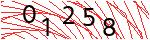
#> input picture captcha_images/01258.jpg, 150 x 40 px; its folder holds only this picture in this run
$ python Splitting_images_to_digits.py
#> lines starting #> are read from the running program, lines starting #| are printed output that depends on the picture; after the words box and inside, x2 and y2 are one past the last pixel; in counts of white or black regions, pixels touching at a corner belong together
import cv2
import matplotlib.pyplot as plt
import numpy as np
import os
import sys
counter = 0

if getattr(sys, 'frozen', False):
    # Running as compiled .exe
    base_path = os.path.dirname(sys.executable)
else:
    # Running as script
    base_path = os.path.dirname(os.path.abspath(__file__))

data_dir = os.path.join(base_path, "captcha_images")
for i, file in enumerate(os.listdir(data_dir)):
    image = cv2.imread(os.path.join(data_dir, file))
#> image is the input picture: shape (40, 150, 3); mean B, G, R 198.2, 198.1, 221.6
    red_channel = image[:, :, 2]
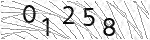
#> red_channel: shape (40, 150); min 0, max 255, mean 221.6
    ret, clean_image = cv2.threshold(red_channel, 80, 255, cv2.THRESH_BINARY_INV)
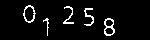
#> clean_image: shape (40, 150); 5.3% white in thin lines or dots, all inside (x1, y1, x2, y2) = (23, 5, 115, 36)
    contours, heirarchy = cv2.findContours(clean_image, cv2.RETR_EXTERNAL, cv2.CHAIN_APPROX_SIMPLE)
#> contours = 5 contours, 1 with area under 20; largest, box (x1, y1, x2, y2) and area: (23, 5, 36, 23) 147, (104, 18, 115, 36) 136, (84, 8, 94, 26) 32, (63, 6, 74, 24) 29
    contours = sorted(contours, key=lambda ctr: cv2.boundingRect(ctr)[0])

    preprocessed_digits = []
    for c in contours:
        x,y,w,h = cv2.boundingRect(c)

        # Creating a rectangle around the digit in the original image (for displaying the digits fetched via contours)
        #adding or subtracting pixels to get the complete digit in the rectangle
        cv2.rectangle(clean_image, (x - 3,y - 3), (x+w+ 2, y+h + 2), color=(0, 255, 0), thickness=2)

        digit = clean_image[y:y+h, x:x+w]

        # Resizing that digit to (18, 18)
        resized_digit = cv2.resize(digit, (18,18))

        # Padding the digit with 5 pixels of black color
        padded_digit = np.pad(resized_digit, ((5,5),(5,5)), "constant", constant_values=0)
        preprocessed_digits.append(padded_digit)
#> this loop made 5 passes
#> (x, y, w) on passes 1 to 5: (23, 5, 13), (43, 18, 6), (63, 6, 11), (84, 8, 10), (104, 18, 11)
#> pass 1, `padded_digit = np.pad(resized_digit, ((5,5),(5,5)), "constant", consta..`:
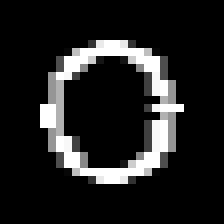
#> padded_digit: shape (28, 28) (shown 8 times larger); min 0, max 255, mean 32.9
#> pass 2, `padded_digit = np.pad(resized_digit, ((5,5),(5,5)), "constant", consta..`:
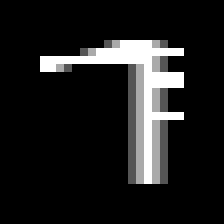
#> padded_digit: shape (28, 28) (shown 8 times larger); min 0, max 255, mean 29.3
#> pass 3, `padded_digit = np.pad(resized_digit, ((5,5),(5,5)), "constant", consta..`:
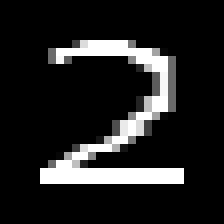
#> padded_digit: shape (28, 28) (shown 8 times larger); min 0, max 255, mean 33.2
#> after the loop, preprocessed_digits = 5 items

    for j, digit in enumerate(preprocessed_digits):
        cv2.imwrite(os.path.join((os.path.join(base_path, "Single_digit_samples")), f"{file[j]}_{counter}.jpg"), digit)
        counter += 1
        print(f"i is {i}")
        print(f"j is {j}")
#> this loop made 5 passes
#| i is 0
#| j is 0
#| i is 0
#| j is 1
#| i is 0
#| j is 2
#| i is 0
#| j is 3
#| i is 0
#| j is 4
#> after the loop, counter = 5

$ run again, on captcha_images/03851.jpg
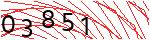
#> input picture captcha_images/03851.jpg, 150 x 40 px
#> image is the input picture: shape (40, 150, 3); mean B, G, R 198.2, 198.1, 222.2
#> `ret, clean_image = cv2.threshold(red_channel, 80, 255, cv2.THRESH_BINA..`:
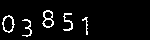
#> clean_image: shape (40, 150); 5.4% white in thin lines or dots, all inside (x1, y1, x2, y2) = (2, 10, 88, 37)
#> contours = 5 contours, 1 with area under 20; largest, box (x1, y1, x2, y2) and area: (2, 15, 15, 33) 147, (42, 10, 54, 28) 136, (63, 13, 73, 31) 32, (22, 19, 32, 37) 24
#> the loop `for c in contours:` made 5 passes
#> (x, y, w) on passes 1 to 5: (2, 15, 13), (22, 19, 10), (42, 10, 12), (63, 13, 10), (82, 17, 6)
#> pass 3, `padded_digit = np.pad(resized_digit, ((5,5),(5,5)), "constant", consta..`:
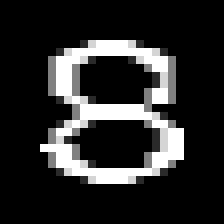
#> padded_digit: shape (28, 28) (shown 8 times larger); min 0, max 255, mean 42.5
#> after the loop `for c in contours:`: preprocessed_digits = 5 items
#> the loop `for j, digit in enumerate(preprocessed_digits):` made 5 passes
#| i is 0
#| j is 0
#| i is 0
#| j is 1
#| i is 0
#| j is 2
#> (further printed lines are left out)
#> after the loop `for j, digit in enumerate(preprocessed_digits):`: counter = 5

$ run again, on captcha_images/05276.jpg
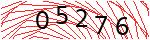
#> input picture captcha_images/05276.jpg, 150 x 40 px
#> image is the input picture: shape (40, 150, 3); mean B, G, R 196.2, 195.8, 220.4
#> `ret, clean_image = cv2.threshold(red_channel, 80, 255, cv2.THRESH_BINA..`:
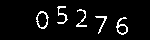
#> clean_image: shape (40, 150); 5.7% white in thin lines or dots, all inside (x1, y1, x2, y2) = (36, 6, 128, 35)
#> `contours, heirarchy = cv2.findContours(clean_image, cv2.RETR_EXTERNAL,..`: contours = 5 contours; box (x1, y1, x2, y2) and area: (36, 11, 49, 29) 151, (116, 17, 128, 35) 97, (57, 6, 68, 24) 33, (95, 16, 107, 34) 28, (76, 9, 87, 27) 28
#> `contours = sorted(contours, key=lambda ctr: cv2.boundingRect(ctr)[0])`: contours = 5 contours; box (x1, y1, x2, y2) and area: (36, 11, 49, 29) 151, (116, 17, 128, 35) 97, (57, 6, 68, 24) 33, (76, 9, 87, 27) 28, (95, 16, 107, 34) 28
#> the loop `for c in contours:` made 5 passes
#> (x, y, w) on passes 1 to 5: (36, 11, 13), (57, 6, 11), (76, 9, 11), (95, 16, 12), (116, 17, 12)
#> pass 3, `padded_digit = np.pad(resized_digit, ((5,5),(5,5)), "constant", consta..`:
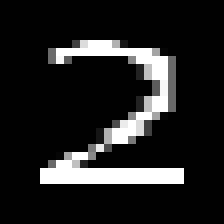
#> padded_digit: shape (28, 28) (shown 8 times larger); min 0, max 255, mean 32.6
#> after the loop `for c in contours:`: preprocessed_digits = 5 items
#> the loop `for j, digit in enumerate(preprocessed_digits):` made 5 passes
#| i is 0
#| j is 0
#| i is 0
#| j is 1
#| i is 0
#| j is 2
#> (further printed lines are left out)
#> after the loop `for j, digit in enumerate(preprocessed_digits):`: counter = 5

$ run again, on captcha_images/05615.jpg
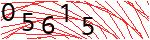
#> input picture captcha_images/05615.jpg, 150 x 40 px
#> image is the input picture: shape (40, 150, 3); mean B, G, R 196.1, 195.8, 221.2
#> `ret, clean_image = cv2.threshold(red_channel, 80, 255, cv2.THRESH_BINA..`:
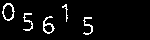
#> clean_image: shape (40, 150); 5.3% white in thin lines or dots, all inside (x1, y1, x2, y2) = (2, 3, 93, 35)
#> contours = 5 contours, 1 with area under 20; largest, box (x1, y1, x2, y2) and area: (2, 3, 15, 21) 152, (43, 16, 55, 34) 94, (83, 17, 93, 35) 30, (23, 13, 33, 31) 28
#> the loop `for c in contours:` made 5 passes
#> (x, y, w) on passes 1 to 5: (2, 3, 13), (23, 13, 10), (43, 16, 12), (62, 4, 6), (83, 17, 10)
#> pass 3, `padded_digit = np.pad(resized_digit, ((5,5),(5,5)), "constant", consta..`:
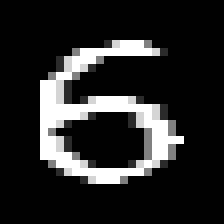
#> padded_digit: shape (28, 28) (shown 8 times larger); min 0, max 255, mean 39
#> after the loop `for c in contours:`: preprocessed_digits = 5 items
#> the loop `for j, digit in enumerate(preprocessed_digits):` made 5 passes
#| i is 0
#| j is 0
#| i is 0
#| j is 1
#| i is 0
#| j is 2
#> (further printed lines are left out)
#> after the loop `for j, digit in enumerate(preprocessed_digits):`: counter = 5
